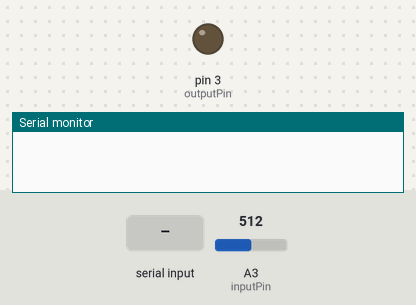
Recording of a sketch running on a simulated Arduino Uno, built with avr-gcc and run on an emulated ATmega328P. Parts: output pins drawn as LEDs (lit = HIGH), the last lines printed to the serial monitor. The inputs (shaded band) are chosen by the test bench; at power-on: A3 (inputPin) = 512.

Above: at 1.2 s.
1.3 s: A3 (inputPin) set to 716
At 2.1 s:
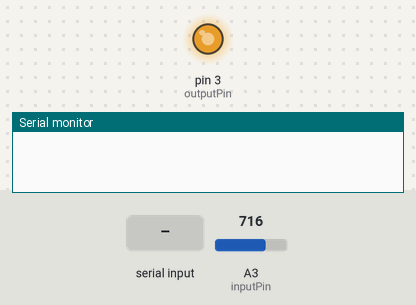
2.8 s: A3 (inputPin) set to 751
At 3.2 s:
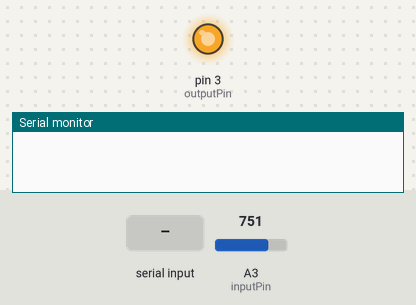
4.3 s: A3 (inputPin) set to 768
At 5.5 s:
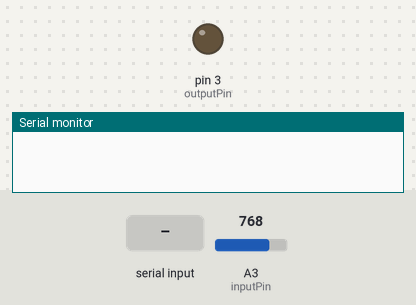
5.8 s: A3 (inputPin) set to 900
At 6.7 s:
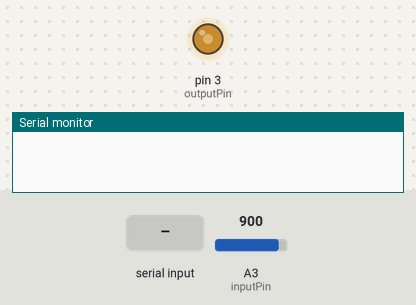
7.3 s: "RESET\n" received over Serial
At 8.0 s:
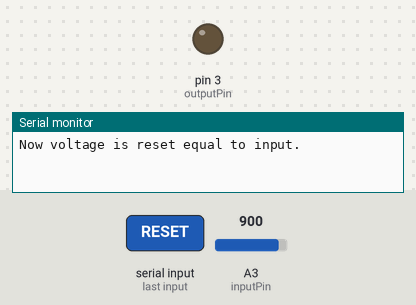
Timing chart, 0 to 9.8 s (numbered marks = the images above; inputs shaded):
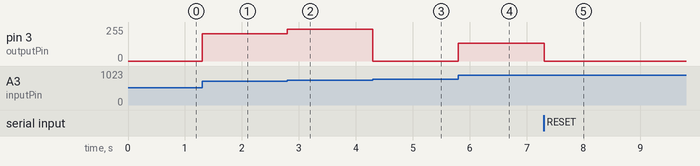

The sketch:

sketch_falling_edge_latching_relay.ino
```cpp
int outputPin = 3;
int inputPin = 3;

int lastV = 0;
int nowV = 0;

void setup() {
  // put your setup code here, to run once:
  Serial.begin(9600);
  pinMode(outputPin, OUTPUT);
}

// judge if serial command contains RESET
bool containsReset(String str) {
  if (str.indexOf("RESET") != -1) {
    return true;
  }
  return false;
}

void loop() {
  // put your main code here, to run repeatedly:

  // update voltage only when voltage is decreasing or increasing
  nowV = analogRead(inputPin);
  if (nowV > lastV) { // >: update when increase; <: update when decrease
    analogWrite(outputPin, nowV);
    lastV = nowV;
  }

  // Read reset command froom Serial
  if (Serial.available() > 0) {
    String reset = Serial.readStringUntil('\n');
    if (containsReset(reset)) {
      analogWrite(outputPin, 0);
      lastV = nowV;
      Serial.println("Now voltage is reset equal to input.");
    }
  }
}
```

Measured:
- the behaviour switches between 767 and 768 on A3 (inputPin) (found by bisection; images 2 and 3)
- after the input at 1.3 s, pin 3 (outputPin): 0/255 → 204/255 at once
- after the input at 2.8 s, pin 3 (outputPin): 204/255 → 239/255 at once
- after the input at 4.3 s, pin 3 (outputPin): 239/255 → 0/255 at once
- after the input at 5.8 s, pin 3 (outputPin): 0/255 → 132/255 at once
- after the input at 7.3 s, pin 3 (outputPin): 132/255 → 0/255 at once
